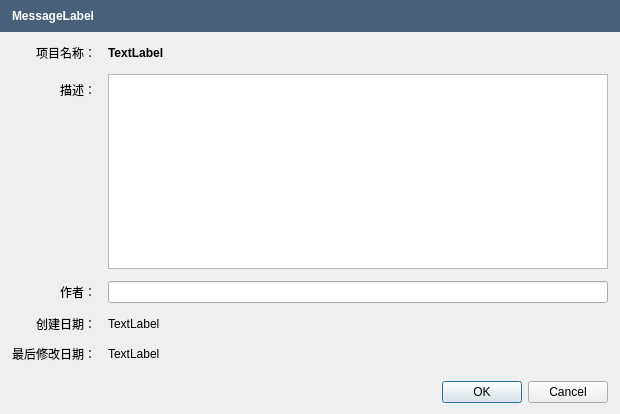
<?xml version="1.0" encoding="UTF-8"?>
<ui version="4.0">
 <class>EditProjectPropertiesDialog</class>
 <widget class="QDialog" name="EditProjectPropertiesDialog">
  <property name="geometry">
   <rect>
    <x>0</x>
    <y>0</y>
    <width>620</width>
    <height>414</height>
   </rect>
  </property>
  <property name="sizePolicy">
   <sizepolicy hsizetype="Minimum" vsizetype="Minimum">
    <horstretch>0</horstretch>
    <verstretch>0</verstretch>
   </sizepolicy>
  </property>
  <property name="minimumSize">
   <size>
    <width>0</width>
    <height>0</height>
   </size>
  </property>
  <property name="windowTitle">
   <string notr="true"/>
  </property>
  <property name="modal">
   <bool>true</bool>
  </property>
  <layout class="QVBoxLayout" name="verticalLayout_3" stretch="0,1,0">
   <property name="spacing">
    <number>12</number>
   </property>
   <property name="leftMargin">
    <number>0</number>
   </property>
   <property name="topMargin">
    <number>0</number>
   </property>
   <property name="rightMargin">
    <number>0</number>
   </property>
   <item>
    <widget class="QFrame" name="MessageFrame">
     <property name="sizePolicy">
      <sizepolicy hsizetype="Preferred" vsizetype="Maximum">
       <horstretch>0</horstretch>
       <verstretch>0</verstretch>
      </sizepolicy>
     </property>
     <property name="styleSheet">
      <string notr="true">background-color: rgb(71,97,123);</string>
     </property>
     <property name="frameShape">
      <enum>QFrame::NoFrame</enum>
     </property>
     <property name="frameShadow">
      <enum>QFrame::Plain</enum>
     </property>
     <property name="lineWidth">
      <number>0</number>
     </property>
     <layout class="QHBoxLayout" name="horizontalLayout_3" stretch="0">
      <property name="spacing">
       <number>5</number>
      </property>
      <property name="leftMargin">
       <number>12</number>
      </property>
      <item>
       <layout class="QHBoxLayout" name="horizontalLayout_2">
        <item>
         <widget class="QLabel" name="MessageLabel">
          <property name="styleSheet">
           <string notr="true">color: rgb(255, 255, 255);
font : bold;
</string>
          </property>
          <property name="text">
           <string notr="true">MessageLabel</string>
          </property>
         </widget>
        </item>
       </layout>
      </item>
     </layout>
    </widget>
   </item>
   <item>
    <layout class="QFormLayout" name="formLayout_3">
     <property name="fieldGrowthPolicy">
      <enum>QFormLayout::AllNonFixedFieldsGrow</enum>
     </property>
     <property name="labelAlignment">
      <set>Qt::AlignRight|Qt::AlignTrailing|Qt::AlignVCenter</set>
     </property>
     <property name="leftMargin">
      <number>12</number>
     </property>
     <property name="topMargin">
      <number>0</number>
     </property>
     <property name="rightMargin">
      <number>12</number>
     </property>
     <property name="bottomMargin">
      <number>6</number>
     </property>
     <item row="0" column="0">
      <widget class="QLabel" name="label">
       <property name="text">
        <string>项目名称：</string>
       </property>
      </widget>
     </item>
     <item row="0" column="1">
      <widget class="QLabel" name="ProjectNameLabel">
       <property name="font">
        <font>
         <weight>75</weight>
         <bold>true</bold>
        </font>
       </property>
       <property name="text">
        <string notr="true">TextLabel</string>
       </property>
      </widget>
     </item>
     <item row="1" column="0">
      <widget class="QLabel" name="label_3">
       <property name="text">
        <string>描述：</string>
       </property>
      </widget>
     </item>
     <item row="1" column="1">
      <widget class="QPlainTextEdit" name="DescriptionTextEdit">
       <property name="plainText">
        <string notr="true"/>
       </property>
      </widget>
     </item>
     <item row="2" column="0">
      <widget class="QLabel" name="label_4">
       <property name="text">
        <string>作者：</string>
       </property>
      </widget>
     </item>
     <item row="3" column="0">
      <widget class="QLabel" name="label_5">
       <property name="text">
        <string>创建日期：</string>
       </property>
      </widget>
     </item>
     <item row="3" column="1">
      <widget class="QLabel" name="CreationDateLabel">
       <property name="text">
        <string notr="true">TextLabel</string>
       </property>
      </widget>
     </item>
     <item row="4" column="0">
      <widget class="QLabel" name="label_6">
       <property name="text">
        <string>最后修改日期：</string>
       </property>
      </widget>
     </item>
     <item row="4" column="1">
      <widget class="QLabel" name="LastModDateLabel">
       <property name="text">
        <string notr="true">TextLabel</string>
       </property>
      </widget>
     </item>
     <item row="2" column="1">
      <widget class="QLineEdit" name="AuthorsLineEdit"/>
     </item>
    </layout>
   </item>
   <item>
    <layout class="QHBoxLayout" name="horizontalLayout_4">
     <property name="leftMargin">
      <number>12</number>
     </property>
     <property name="rightMargin">
      <number>12</number>
     </property>
     <item>
      <widget class="QDialogButtonBox" name="ButtonBox">
       <property name="standardButtons">
        <set>QDialogButtonBox::Cancel|QDialogButtonBox::Ok</set>
       </property>
      </widget>
     </item>
    </layout>
   </item>
  </layout>
 </widget>
 <resources/>
 <connections/>
</ui>
